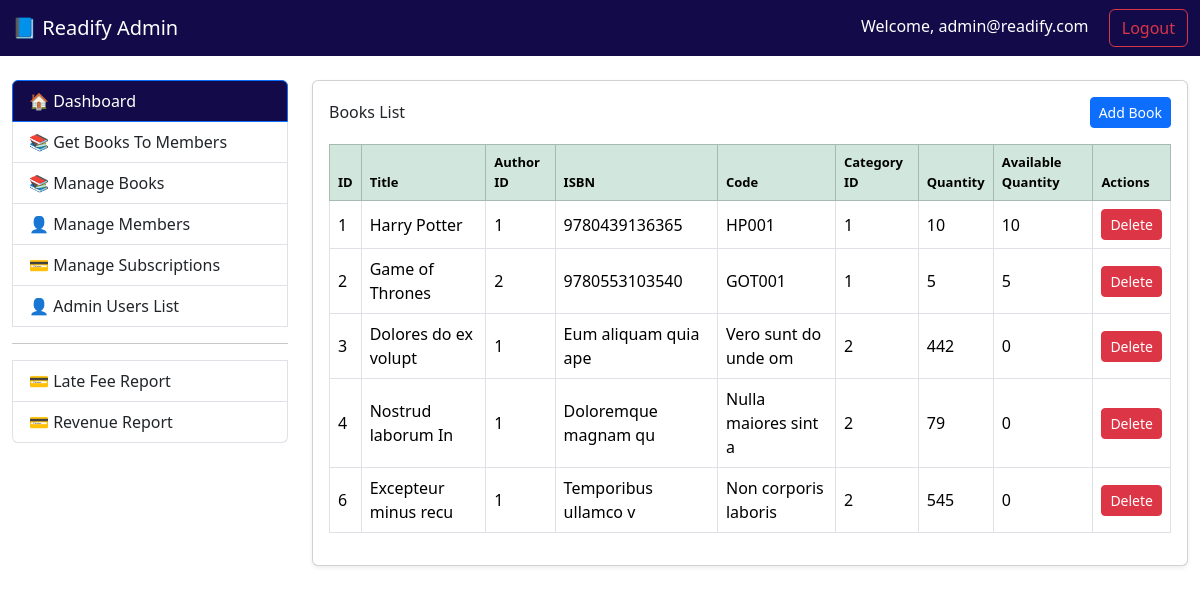
/books (signed in), run on the app's committed database.
### tables this page shows
CREATE TABLE `books` (
  `id` int(11) NOT NULL,
  `title` varchar(255) NOT NULL,
  `author_id` int(11) DEFAULT NULL,
  `isbn` varchar(20) DEFAULT NULL,
  `code` varchar(20) DEFAULT NULL,
  `category_id` int(11) DEFAULT NULL,
  `quantity` int(11) NOT NULL,
  `available_quantity` int(11) NOT NULL,
  `created_at` timestamp NOT NULL DEFAULT current_timestamp(),
  `updated_at` timestamp NOT NULL DEFAULT current_timestamp() ON UPDATE current_timestamp()
);

### core/Controller.php (called while the page is built, shortened)
<?php
abstract class Controller {
    protected function view($view, $data = []) {
        extract($data);
        require_once "../views/{$view}.php";
    }
}

### controllers/BookController.php (called while the page is built, shortened)
<?php
require_once '../core/Controller.php';
require_once '../models/Book.php';
class BookController extends Controller {
    public function index() {
        try {
            $bookModel = new Book();
            $books = $bookModel->getBooks();
            $authors = $bookModel->getAuthors();
            $categories = $bookModel->getCategories();
            return $this->view('Books', [
                'books' => $books,
                'authors' => $authors,
                'categories' => $categories
            ]);
        } catch (\Exception $e) {
            error_log($e->getMessage());
            echo "An error occurred while loading the page.";
        }
    }
}

### public/index.php (called while the page is built, shortened)
<?php
require_once '../routes/web.php';

### core/Model.php (called while the page is built, shortened)
<?php
require_once __DIR__ . '/../config/Database.php';
abstract class Model {
    public function __construct() {
        $database = new Database();
        $database->connect();
        $this->db = $database->pdo;
    }
}

### config/Database.php (called while the page is built, shortened)
<?php
class Database {
    public function connect() {
        $host = 'localhost';
        $db = 'readify';
        $user = 'root';
        $pass = '';
        $charset = 'utf8mb4';
        $dsn = "mysql:host=$host;dbname=$db;charset=$charset";
        try {
            $this->pdo = new PDO($dsn, $user, $pass);
            $this->pdo->setAttribute(PDO::ATTR_ERRMODE, PDO::ERRMODE_EXCEPTION);
            return $this->pdo;
        } catch (PDOException $e) {
            die("Connection failed: " . $e->getMessage());
        }
    }
}

### models/Book.php (called while the page is built, shortened)
<?php
require_once '../core/Model.php';
class Book extends Model {
    public function getBooks() {
        try {
            $stmt = $this->db->prepare("
                SELECT books.*, authors.name AS author_name, categories.name AS category_name
                FROM books
                LEFT JOIN authors ON books.author_id = authors.id
                LEFT JOIN categories ON books.category_id = categories.id
            ");
            $stmt->execute();
            return $stmt->fetchAll(PDO::FETCH_OBJ);
        } catch (PDOException $e) {
            error_log($e->getMessage());
            return [];
        }
    }
}
?>

### core/MakeUrl.php (called while the page is built)
<?php
class MakeUrl
{
    function url($path = '')
    {
        $protocol = (!empty($_SERVER['HTTPS']) && $_SERVER['HTTPS'] !== 'off') ? 'https://' : 'http://';
        $host = $_SERVER['HTTP_HOST'];
        $scriptDir = rtrim(str_replace(basename($_SERVER['SCRIPT_NAME']), '', $_SERVER['SCRIPT_NAME']), '/');
        $baseUrl = $protocol . $host . $scriptDir;
        $baseUrl = rtrim($baseUrl, '/');
        $path = ltrim($path, '/');
        return $baseUrl . '/' . $path;
    }
}
?>

### views/Books.php (the view, shortened to what this page needs)
<?php
    require_once 'layouts/page-header.php';
    require_once 'layouts/navbar.php';
?>
<div class="container-fluid mt-4">
    <div class="row mt-4">
    <?php require_once 'layouts/sidebar.php'; ?>
    <div class="col-md-9">
        <div class="card shadow-sm">
            <div class="card-body">
                <div class="d-flex justify-content-between align-items-center mb-3">
                    <h6 class="mb-0">Books List</h6>
                    <button class="btn btn-primary btn-sm" data-bs-toggle="modal" data-bs-target="#addBookModal">
                        Add Book
                    </button>
                </div>
                    <?php if (!empty($books)) : ?>
                        <div class="table-responsive">
                            <table class="table table-bordered table-hover align-middle">
                                <thead class="table-success">
                                    <tr>
                                        <th>ID</th>
                                        <th>Title</th>
                                        <th>Author ID</th>
                                        <th>ISBN</th>
                                        <th>Code</th>
                                        <th>Category ID</th>
                                        <th>Quantity</th>
                                        <th>Available Quantity</th>
                                        <th>Actions</th>
                                    </tr>
                                </thead>
                                <tbody>
                                    <?php foreach ($books as $book) : ?>
                                        <tr>
                                            <td><?= htmlspecialchars($book->id) ?></td>
                                            <td><?= htmlspecialchars($book->title) ?></td>
                                            <td><?= htmlspecialchars($book->author_id) ?></td>
                                            <td><?= htmlspecialchars($book->isbn) ?></td>
                                            <td><?= htmlspecialchars($book->code) ?></td>
                                            <td><?= htmlspecialchars($book->category_id) ?></td>
                                            <td><?= htmlspecialchars($book->quantity) ?></td>
                                            <td><?= htmlspecialchars($book->available_quantity) ?></td>
                                            <td>
                                                <form method="GET" action="<?php echo $url->url('books/delete'); ?>">
                                                    <button type="submit" name="delete_book" class="btn btn-danger btn-sm" onclick="return confirm('Are you sure you want to delete this book?')">Delete</button>
                                                </form>
                                            </td>
                                        </tr>
                                    <?php endforeach; ?>
                                </tbody>
                            </table>
                        </div>
                    <?php else : ?>
                    <div class="alert alert-info">No books found.</div>
                        <?php endif; ?>
                    </div>
                </div>
        </div>
</div>
</div>
<?php require_once 'layouts/page-footer.php'; ?>

### views/Books.php (style rules this page uses)
th { font-weight: bold; font-size: 13px; }

### data on the page
books: id "1", title "Harry Potter", author "1", isbn "9780439136365", code "HP001", category "1", quantity "10", available_quantity "10"
books: id "2", title "Game of Thrones", author "2", isbn "9780553103540", code "GOT001", category "1", quantity "5", available_quantity "5"
books: id "3", title "Dolores do ex volupt", author "1", isbn "Eum aliquam quia ape", code "Vero sunt do unde om", category "2", quantity "442", available_quantity "0"
books: id "4", title "Nostrud laborum In", author "1", isbn "Doloremque magnam qu", code "Nulla maiores sint a", category "2", quantity "79", available_quantity "0"
books: id "6", title "Excepteur minus recu", author "1", isbn "Temporibus ullamco v", code "Non corporis laboris", category "2", quantity "545", available_quantity "0"

### other printed values
$_SESSION['admin']['email'] "admin@readify.com"
